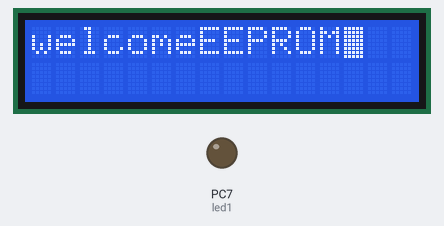
The program below on a simulated ATmega32, built with avr-gcc and emulated at 16 MHz. Shown: 16×2 character LCD, output pins drawn as LEDs (lit = HIGH). Wiring (inferred from the names in the program): 24Cxx EEPROM at I2C address 0x50. Wiring (inferred from the signals the program sends): character LCD (HD44780): RS PB1; R/W PB2; E PB3; data PA4, PA5, PA6, PA7. EEPROM starts erased; pins used as bus, display or sensor lines are not drawn. At 1.1 s the program stops and its outputs stay as they are.

Above: at 0.2 s.
At 1.2 s:
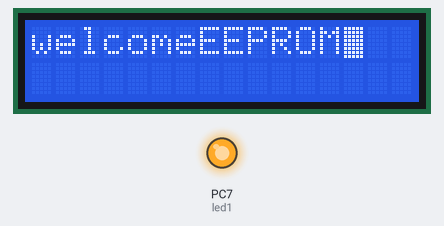
Timing chart, 0 to 2.6 s (numbered marks = the images above):
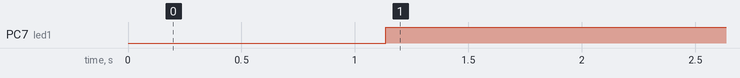

The program:

main.c
```c
/*
 * main.c
 *
 *  Created on: Mar 11, 2022
 *      Author: Dell
 */
#include"LIB/LSTD_TYPES.h"
#include"MCAL/MDIO/MDIO_Interface.h"
#include"MCAL/MTWI/MI2C_Interface.h"
#include"HAL/HEEPROM/HEEPROM_Interface.h"
#include"HAL/HLED/HLED_Interface.h"
#include"HAL/HCLCD/HCLCD_Config.h"
#include"HAL/HCLCD/HCLCD_Interface.h"
#define F_CPU 16000000UL
#include<util/delay.h>

LED_T led1={MDIO_PORTC,PIN7,ACTIVE_HIGH};
int main(void)
{
	/*LCD PIN initialize*/
	MDIO_Errorstate_SetPinDirection(MDIO_PORTA,PIN4,PIN_OUTPUT);
	MDIO_Errorstate_SetPinDirection(MDIO_PORTA,PIN5,PIN_OUTPUT);
	MDIO_Errorstate_SetPinDirection(MDIO_PORTA,PIN6,PIN_OUTPUT);
	MDIO_Errorstate_SetPinDirection(MDIO_PORTA,PIN7,PIN_OUTPUT);
	MDIO_Errorstate_SetPinDirection(HCLCD_ControlPort,RS_PIN,PIN_OUTPUT);
	MDIO_Errorstate_SetPinDirection(HCLCD_ControlPort,RW_PIN,PIN_OUTPUT);
	MDIO_Errorstate_SetPinDirection(HCLCD_ControlPort,E_PIN,PIN_OUTPUT);
	/*LCD initialize*/
	HAL_VidHCLCD_4BitModeInit();
	HAL_VidHCLCD_4BitModeWriteString((uint8*)"welcomeEEPROM");
	_delay_ms(1000);

	uint8 Loc_uint8data;
//	uint8 Loc_uint8data1;
	HLED_Errorstate_Led_Init(&led1);
	MTWI_VidInitMaster(0);
	HEEPROM_VidSendDataByte(0,0,100);
	Loc_uint8data=HEEPROM_VidReadDataByte(0,0);
	//HEEPROM_VidSendDataByte(1,1,100);
	//Loc_uint8data1=HEEPROM_VidReadDataByte(1,1);
	while(1)
	{
		if(Loc_uint8data==10)
			{

			}
			else
			{
				HLED_Errorstate_Led_On(&led1);
				HAL_VidHCLCD_4BitModeWriteString(Loc_uint8data);
				/*Do Nothing*/
			}
	}
}
```

HCLCD_Config.h
```c
/*
 * HCLCD_Config.h
 *
 *
 */

#ifndef HAL_HCLCD_HCLCD_CONFIG_H_
#define HAL_HCLCD_HCLCD_CONFIG_H_

/*Control Port Options:
 * 1- MDIO_PORTA
 * 2- MDIO_PORTB
 * 3- MDIO_PORTC
 * 4- MDIO_PORTD*/

#define HCLCD_ControlPort  MDIO_PORTB

/*Control Pins Options:
 * PIN0:PIN7
 */
#define RS_PIN     PIN1
#define RW_PIN     PIN2
#define E_PIN      PIN3

/*Data Port Options:
 * 1- MDIO_PORTA
 * 2- MDIO_PORTB
 * 3- MDIO_PORTC
 * 4- MDIO_PORTD*/
#define HCLCD_DataPort   MDIO_PORTA

/*Function set Options:
 * 1- FUNCTIONSET_4BITMODE_2LINES
 * 2- FUNCTIONSET_4BITMODE_1LINES
 * 3- FUNCTIONSET_8BITMODE_2LINES
 * 4- FUNCTIONSET_8BITMODE_1LINES
 */
#define SET_FUNCTIONSET   FUNCTIONSET_4BITMODE_2LINES

/*Display On/Off Options:
 * 1- DISPLAYON_CURSORON_BLINKING
 * 2- DISPLAYON_CURSORON_NOBLINKING
 * 3- DISPLAYON_CURSOROFF
 * 4- DISPLAYOFF
 */
#define SET_DISPLAYON_OFF   DISPLAYON_CURSORON_BLINKING

#define SET_DISPALYCLEAR     DISPLAY_CLEAR

/*Entry Mode Options:
 * 1- ENTRYMODE_INCREASE_SHIFT
 * 2- ENTRYMODE_INCREASE_NOSHIFT
 * 3- ENTRYMODE_DECREASE_SHIFT
 * 4- ENTRYMODE_DECREASE_NOSHIFT
 */
#define SET_ENTRYMODE    ENTRYMODE_INCREASE_NOSHIFT

#endif /* HAL_HCLCD_HCLCD_CONFIG_H_ */
```

HCLCD_Config.h
```c
/*
 * HCLCD_Config.h
 *
 *
 */

#ifndef HAL_HCLCD_HCLCD_CONFIG_H_
#define HAL_HCLCD_HCLCD_CONFIG_H_

/*Control Port Options:
 * 1- MDIO_PORTA
 * 2- MDIO_PORTB
 * 3- MDIO_PORTC
 * 4- MDIO_PORTD*/

#define HCLCD_ControlPort  MDIO_PORTB

/*Control Pins Options:
 * PIN0:PIN7
 */
#define RS_PIN     PIN1
#define RW_PIN     PIN2
#define E_PIN      PIN3

/*Data Port Options:
 * 1- MDIO_PORTA
 * 2- MDIO_PORTB
 * 3- MDIO_PORTC
 * 4- MDIO_PORTD*/
#define HCLCD_DataPort   MDIO_PORTA

/*Function set Options:
 * 1- FUNCTIONSET_4BITMODE_2LINES
 * 2- FUNCTIONSET_4BITMODE_1LINES
 * 3- FUNCTIONSET_8BITMODE_2LINES
 * 4- FUNCTIONSET_8BITMODE_1LINES
 */
#define SET_FUNCTIONSET   FUNCTIONSET_4BITMODE_2LINES

/*Display On/Off Options:
 * 1- DISPLAYON_CURSORON_BLINKING
 * 2- DISPLAYON_CURSORON_NOBLINKING
 * 3- DISPLAYON_CURSOROFF
 * 4- DISPLAYOFF
 */
#define SET_DISPLAYON_OFF   DISPLAYON_CURSORON_BLINKING

#define SET_DISPALYCLEAR     DISPLAY_CLEAR

/*Entry Mode Options:
 * 1- ENTRYMODE_INCREASE_SHIFT
 * 2- ENTRYMODE_INCREASE_NOSHIFT
 * 3- ENTRYMODE_DECREASE_SHIFT
 * 4- ENTRYMODE_DECREASE_NOSHIFT
 */
#define SET_ENTRYMODE    ENTRYMODE_INCREASE_NOSHIFT

#endif /* HAL_HCLCD_HCLCD_CONFIG_H_ */
```

HCLCD_Interface.h
```c
/*
 * HCLCD_Interface.h
 *
 *
 */

#ifndef HAL_HCLCD_HCLCD_INTERFACE_H_
#define HAL_HCLCD_HCLCD_INTERFACE_H_

void HAL_VidHCLCD_4BitModeSendCommand(uint8 Copy_uint8Command);
void HAL_VidHCLCD_4BitModeWriteChar(uint8 Copy_uint8Char);
void HAL_VidHCLCD_4BitModeInit(void);
void HAL_VidHCLCD_4BitModeWriteString(uint8* copy_uint8String);
void HAL_VidHCLCD_4BitModeWriteNumber(uint32  copy_uint32Number);
void HAL_VidHCLCD_4BitModeSetPosition(uint8 copy_uint8LineNum,uint8 copy_uint8LinePosition);

#endif /* HAL_HCLCD_HCLCD_INTERFACE_H_ */
```

HCLCD_Program.c
```c
/*
 * HCLCD_Program.c
 *
 *  Created on: Jan 21, 2022
 *      Author: gerges
 */


#include"../../LIB/LSTD_TYPES.h"
#include"../../MCAL/MDIO/MDIO_Interface.h"
#include"HCLCD_Private.h"
#include"HCLCD_Config.h"
#define F_CPU   16000000UL
#include"util/delay.h"

void HAL_VidHCLCD_4BitModeWriteCommand(uint8 Copy_uint8Command)
{
	/*Select Command Register-->LOW*/
	MDIO_Errorstate_SetPinValue(HCLCD_ControlPort,RS_PIN,PIN_LOW);
	/*Select Write Mode*/
	MDIO_Errorstate_SetPinValue(HCLCD_ControlPort,RW_PIN,PIN_LOW);
	/*Send Command*/
	MDIO_Errorstate_Set4MostBits(HCLCD_DataPort,Copy_uint8Command);
	/*LCD Enable*/
	MDIO_Errorstate_SetPinValue(HCLCD_ControlPort,E_PIN,PIN_HIGH);
	_delay_ms(2);
	MDIO_Errorstate_SetPinValue(HCLCD_ControlPort,E_PIN,PIN_LOW);
}
void HAL_VidHCLCD_4BitModeWriteChar(uint8 Copy_uint8Char)
{
	/*Select Data Register-->HIGH*/
	MDIO_Errorstate_SetPinValue(HCLCD_ControlPort,RS_PIN,PIN_HIGH);
	/*Select Write Mode*/
	MDIO_Errorstate_SetPinValue(HCLCD_ControlPort,RW_PIN,PIN_LOW);
	/*Send 4 Most Bits of Data*/
	MDIO_Errorstate_Set4MostBits(HCLCD_DataPort,(Copy_uint8Char&0xF0));
	/*LCD Enable*/
	MDIO_Errorstate_SetPinValue(HCLCD_ControlPort,E_PIN,PIN_HIGH);
	_delay_ms(2);
	MDIO_Errorstate_SetPinValue(HCLCD_ControlPort,E_PIN,PIN_LOW);
	/*Send 4 Least Bits of Data*/
	MDIO_Errorstate_Set4MostBits(HCLCD_DataPort,(Copy_uint8Char<<4));
	/*LCD Enable*/
	MDIO_Errorstate_SetPinValue(HCLCD_ControlPort,E_PIN,PIN_HIGH);
	_delay_ms(2);
	MDIO_Errorstate_SetPinValue(HCLCD_ControlPort,E_PIN,PIN_LOW);
}
void HAL_VidHCLCD_4BitModeInit(void)
{
	/*Wait 30ms*/
	_delay_ms(30);
	/*send Function set command*/
	HAL_VidHCLCD_4BitModeWriteCommand((SET_FUNCTIONSET&0xF0));
	HAL_VidHCLCD_4BitModeWriteCommand((SET_FUNCTIONSET&0xF0));
	HAL_VidHCLCD_4BitModeWriteCommand((SET_FUNCTIONSET<<4));
	_delay_ms(1);
	/*Send Display on off command*/
	HAL_VidHCLCD_4BitModeWriteCommand((SET_DISPLAYON_OFF&0xF0));
	HAL_VidHCLCD_4BitModeWriteCommand((SET_DISPLAYON_OFF<<4));
	_delay_ms(1);
	/*Send Display Clear command*/
	HAL_VidHCLCD_4BitModeWriteCommand((SET_DISPALYCLEAR&0xF0));
	HAL_VidHCLCD_4BitModeWriteCommand((SET_DISPALYCLEAR<<4));
	_delay_ms(2);
	/*Send Entry Mode command*/
	HAL_VidHCLCD_4BitModeWriteCommand((SET_ENTRYMODE&0xF0));
	HAL_VidHCLCD_4BitModeWriteCommand((SET_ENTRYMODE<<4));
}
void HAL_VidHCLCD_4BitModeSendCommand(uint8 Copy_uint8Command)
{
	HAL_VidHCLCD_4BitModeWriteCommand((Copy_uint8Command&0xF0));
	HAL_VidHCLCD_4BitModeWriteCommand((Copy_uint8Command<<4));
}
/*AMIT'\0'*/
void HAL_VidHCLCD_4BitModeWriteString(uint8 *Copy_uint8String)
{
	uint8 Loc_uint8Count=0;
	while(Copy_uint8String[Loc_uint8Count]!='\0')
	{
		HAL_VidHCLCD_4BitModeWriteChar(Copy_uint8String[Loc_uint8Count]);
		Loc_uint8Count++;
	}
}
/*1234*/
void HAL_VidHCLCD_4BitModeWriteNumber(uint32 Copy_uint32Number)
{
	uint8 Loc_uint8Digits[16];
	sint8 Loc_sint8Count=0;

	if(Copy_uint32Number==0)
	{
		HAL_VidHCLCD_4BitModeWriteChar(0+48);
	}
	else
	{
		while(Copy_uint32Number!=0)
		{
			Loc_uint8Digits[Loc_sint8Count]=Copy_uint32Number%10;
			Copy_uint32Number/=10;
			Loc_sint8Count++;
		}
		Loc_sint8Count-=1;
		while(Loc_sint8Count>=0)
		{
			HAL_VidHCLCD_4BitModeWriteChar(Loc_uint8Digits[Loc_sint8Count]+48);
			Loc_sint8Count--;
		}
	}
}
void HAL_VidHCLCD_4BitModeSetPosition(uint8 Copy_uint8LineNum,uint8 Copy_uint8Position)
{
	if(Copy_uint8LineNum==1)
	{
		HAL_VidHCLCD_4BitModeSendCommand(128+Copy_uint8Position);
	}
	else if(Copy_uint8LineNum==2)
	{
		HAL_VidHCLCD_4BitModeSendCommand(192+Copy_uint8Position);
	}
	else
	{
		/*Do Nothing*/
	}
}
```

HEEPROM_Interface.h
```c
/*
 * HEPPROM_Interface.h
 *
 *  Created on: Mar 11, 2022
 *      Author: Dell
 */

#ifndef HAL_HEEPROM_HEEPROM_INTERFACE_H_
#define HAL_HEEPROM_HEEPROM_INTERFACE_H_

void HEEPROM_VidSendDataByte(uint8 copy_uint8PageNumber,uint8 copy_uint8LocationAddress, uint8 copy_uint8Data);
uint8 HEEPROM_VidReadDataByte(uint8 copy_uint8PageNumber,uint8 copy_uint8LocationAddress);

#endif /* HAL_HEEPROM_HEEPROM_INTERFACE_H_ */
```

HEEPROM_Program.c
```c
/*
 * HEPPROM_Program.c
 *
 *  Created on: Mar 11, 2022
 *      Author: Dell
 */

#ifndef HAL_HEPPROM_HEPPROM_PROGRAM_C_
#define HAL_HEPPROM_HEPPROM_PROGRAM_C_

#include"../../LIB/LSTD_TYPES.h"
#include"../../MCAL/MTWI/MI2C_Interface.h"
#include<util/delay.h>

#include "HEEPROM_Private.h"

void HEEPROM_VidSendDataByte(uint8 copy_uint8PageNumber,uint8 copy_uint8LocationAddress, uint8 copy_uint8Data)
{
	/*Handle EEPROM Address*/
	uint8 Loc_uint8SlaveAddress;
	Loc_uint8SlaveAddress=EEPROM_FIXEDADDRESS|(copy_uint8PageNumber);
	/*send Start Condition*/
	MTWI_SendSatrtCondition();
	/*Send SlA(EEPROM Add +Page number) with write*/
	MTWI_SendSalveAddressWithWrite(Loc_uint8SlaveAddress);
	/*Send Location Addressed*/
	MTWI_MasterWriteDataByte(copy_uint8LocationAddress);
	/*Send Data*/
	MTWI_MasterWriteDataByte(copy_uint8Data);
	/*Stop Condition*/
	MTWI_SendStopCondtion();
	/*Data Sheet*/
	_delay_ms(10);
}

uint8 HEEPROM_VidReadDataByte(uint8 copy_uint8PageNumber,uint8 copy_uint8LocationAddress)
{
	uint8 Loc_uint8Data;
	/*Handle EEPROM Address*/
	uint8 Loc_uint8SlaveAddress;
	Loc_uint8SlaveAddress=EEPROM_FIXEDADDRESS|(copy_uint8PageNumber);
	/*send Start Condition*/
	MTWI_SendSatrtCondition();
	/*Send SlA(EEPROM Add +Page number) with write*/
	MTWI_SendSalveAddressWithWrite(Loc_uint8SlaveAddress);
	/*Send Location Address*/
	MTWI_MasterWriteDataByte(copy_uint8LocationAddress);
	/*Send Repeated Start*/
	MTWI_SendSatrtRepeatedCondition();
	/*Send SlA(EEPROM Add +Page number) with write*/
	MTWI_SendSalveAddressWithRead(Loc_uint8SlaveAddress);
	/*Read Data*/
	MTWI_MasterReadDataByte(&Loc_uint8Data);
	/*Stop Condition*/
	MTWI_SendStopCondtion();
	return Loc_uint8Data;
}

#endif /* HAL_HEPPROM_HEPPROM_PROGRAM_C_ */
```

HLED_Interface.h
```c
/*
 * HLED.Interface.h
 *
 *  Created on: Jan 17, 2022
 *      Author: Dell
 */

#ifndef HAL_HLED_HLED_INTERFACE_H_
#define HAL_HLED_HLED_INTERFACE_H_


#define ACTIVE_HIGH 1
#define ACTIVE_LOW  0


typedef struct
{
	uint8 LedPort;
	uint8 LedPin;
	uint8 LedActiveState;
}LED_T;

ErrorState HLED_Errorstate_Led_Init(LED_T* copy_LED_object);
ErrorState HLED_Errorstate_Led_On(LED_T* copy_LED_object);
ErrorState HLED_Errorstate_Led_Off(LED_T* copy_LED_object);
ErrorState HLED_Errorstate_Led_Toggle(LED_T* copy_LED_object);

#endif /* HAL_HLED_HLED_INTERFACE_H_ */
```

HLED_Program.c
```c
/*
 * HLED.Program.c
 *
 *  Created on: Jan 17, 2022
 *      Author: Dell
 */

#include "../../LIB/LSTD_TYPES.h"
#include "../../MCAL/MDIO/MDIO_Interface.h"
#include "HLED_Interface.h"


/*******led initialize       ***********/

ErrorState HLED_Errorstate_Led_Init( LED_T* copy_LED_object)
{
	ErrorState Loc_ErrorState_Error_state=OK;
	Loc_ErrorState_Error_state = MDIO_Errorstate_SetPinDirection(copy_LED_object->LedPort,copy_LED_object->LedPin,PIN_OUTPUT);
		return Loc_ErrorState_Error_state;
}

/********* led on              ***********/
ErrorState HLED_Errorstate_Led_On(LED_T* copy_LED_object)
{
	ErrorState Loc_ErrorState_Error_state=OK;

	if(copy_LED_object->LedActiveState==ACTIVE_HIGH)
	{
		MDIO_Errorstate_SetPinValue(copy_LED_object->LedPort,copy_LED_object->LedPin,PIN_HIGH);
	}
	else if(copy_LED_object->LedActiveState==ACTIVE_LOW)
	{
		MDIO_Errorstate_SetPinValue(copy_LED_object->LedPort,copy_LED_object->LedPin,PIN_LOW);
	}
	else
	{
		Loc_ErrorState_Error_state=NOK;
	}

	return Loc_ErrorState_Error_state;
	}

/***                        leed off                  ****/
	ErrorState HLED_Errorstate_Led_Off(LED_T* copy_LED_object)
	{
		ErrorState Loc_ErrorState_Error_state=OK;

		if(copy_LED_object->LedActiveState==ACTIVE_HIGH)
		{
			MDIO_Errorstate_SetPinValue(copy_LED_object->LedPort,copy_LED_object->LedPin,PIN_LOW);
		}
		else if(copy_LED_object->LedActiveState==ACTIVE_LOW)
		{
			MDIO_Errorstate_SetPinValue(copy_LED_object->LedPort,copy_LED_object->LedPin,PIN_HIGH);
		}
		else
		{
			Loc_ErrorState_Error_state=NOK;
		}

		return Loc_ErrorState_Error_state;
		}

	ErrorState HLED_Errorstate_Led_Toggle(LED_T* copy_LED_object)
	{
		static uint8 flag=0; // imp
		ErrorState Loc_ErrorState_Error_state=OK;
		if(flag==0)
		{
			MDIO_Errorstate_SetPinValue(copy_LED_object->LedPort,copy_LED_object->LedPin,PIN_HIGH);
			flag=1;
		}
		else if(flag==1)
		{

			MDIO_Errorstate_SetPinValue(copy_LED_object->LedPort,copy_LED_object->LedPin,PIN_LOW);
			flag=0;
		}
		else
		{
			/*do nothing*/
		}
		return Loc_ErrorState_Error_state;
	}
```

HCLCD_Program.c
```c
/*
 * HCLCD_Program.c
 *
 *  Created on: Jan 21, 2022
 *      Author: gerges
 */


#include"../../LIB/LSTD_TYPES.h"
#include"../../MCAL/MDIO/MDIO_Interface.h"
#include"HCLCD_Private.h"
#include"HCLCD_Config.h"
#define F_CPU   16000000UL
#include"util/delay.h"

void HAL_VidHCLCD_4BitModeWriteCommand(uint8 Copy_uint8Command)
{
	/*Select Command Register-->LOW*/
	MDIO_Errorstate_SetPinValue(HCLCD_ControlPort,RS_PIN,PIN_LOW);
	/*Select Write Mode*/
	MDIO_Errorstate_SetPinValue(HCLCD_ControlPort,RW_PIN,PIN_LOW);
	/*Send Command*/
	MDIO_Errorstate_Set4MostBits(HCLCD_DataPort,Copy_uint8Command);
	/*LCD Enable*/
	MDIO_Errorstate_SetPinValue(HCLCD_ControlPort,E_PIN,PIN_HIGH);
	_delay_ms(2);
	MDIO_Errorstate_SetPinValue(HCLCD_ControlPort,E_PIN,PIN_LOW);
}
void HAL_VidHCLCD_4BitModeWriteChar(uint8 Copy_uint8Char)
{
	/*Select Data Register-->HIGH*/
	MDIO_Errorstate_SetPinValue(HCLCD_ControlPort,RS_PIN,PIN_HIGH);
	/*Select Write Mode*/
	MDIO_Errorstate_SetPinValue(HCLCD_ControlPort,RW_PIN,PIN_LOW);
	/*Send 4 Most Bits of Data*/
	MDIO_Errorstate_Set4MostBits(HCLCD_DataPort,(Copy_uint8Char&0xF0));
	/*LCD Enable*/
	MDIO_Errorstate_SetPinValue(HCLCD_ControlPort,E_PIN,PIN_HIGH);
	_delay_ms(2);
	MDIO_Errorstate_SetPinValue(HCLCD_ControlPort,E_PIN,PIN_LOW);
	/*Send 4 Least Bits of Data*/
	MDIO_Errorstate_Set4MostBits(HCLCD_DataPort,(Copy_uint8Char<<4));
	/*LCD Enable*/
	MDIO_Errorstate_SetPinValue(HCLCD_ControlPort,E_PIN,PIN_HIGH);
	_delay_ms(2);
	MDIO_Errorstate_SetPinValue(HCLCD_ControlPort,E_PIN,PIN_LOW);
}
void HAL_VidHCLCD_4BitModeInit(void)
{
	/*Wait 30ms*/
	_delay_ms(30);
	/*send Function set command*/
	HAL_VidHCLCD_4BitModeWriteCommand((SET_FUNCTIONSET&0xF0));
	HAL_VidHCLCD_4BitModeWriteCommand((SET_FUNCTIONSET&0xF0));
	HAL_VidHCLCD_4BitModeWriteCommand((SET_FUNCTIONSET<<4));
	_delay_ms(1);
	/*Send Display on off command*/
	HAL_VidHCLCD_4BitModeWriteCommand((SET_DISPLAYON_OFF&0xF0));
	HAL_VidHCLCD_4BitModeWriteCommand((SET_DISPLAYON_OFF<<4));
	_delay_ms(1);
	/*Send Display Clear command*/
	HAL_VidHCLCD_4BitModeWriteCommand((SET_DISPALYCLEAR&0xF0));
	HAL_VidHCLCD_4BitModeWriteCommand((SET_DISPALYCLEAR<<4));
	_delay_ms(2);
	/*Send Entry Mode command*/
	HAL_VidHCLCD_4BitModeWriteCommand((SET_ENTRYMODE&0xF0));
	HAL_VidHCLCD_4BitModeWriteCommand((SET_ENTRYMODE<<4));
}
void HAL_VidHCLCD_4BitModeSendCommand(uint8 Copy_uint8Command)
{
	HAL_VidHCLCD_4BitModeWriteCommand((Copy_uint8Command&0xF0));
	HAL_VidHCLCD_4BitModeWriteCommand((Copy_uint8Command<<4));
}
/*AMIT'\0'*/
void HAL_VidHCLCD_4BitModeWriteString(uint8 *Copy_uint8String)
{
	uint8 Loc_uint8Count=0;
	while(Copy_uint8String[Loc_uint8Count]!='\0')
	{
		HAL_VidHCLCD_4BitModeWriteChar(Copy_uint8String[Loc_uint8Count]);
		Loc_uint8Count++;
	}
}
/*1234*/
void HAL_VidHCLCD_4BitModeWriteNumber(uint32 Copy_uint32Number)
{
	uint8 Loc_uint8Digits[16];
	sint8 Loc_sint8Count=0;

	if(Copy_uint32Number==0)
	{
		HAL_VidHCLCD_4BitModeWriteChar(0+48);
	}
	else
	{
		while(Copy_uint32Number!=0)
		{
			Loc_uint8Digits[Loc_sint8Count]=Copy_uint32Number%10;
			Copy_uint32Number/=10;
			Loc_sint8Count++;
		}
		Loc_sint8Count-=1;
		while(Loc_sint8Count>=0)
		{
			HAL_VidHCLCD_4BitModeWriteChar(Loc_uint8Digits[Loc_sint8Count]+48);
			Loc_sint8Count--;
		}
	}
}
void HAL_VidHCLCD_4BitModeSetPosition(uint8 Copy_uint8LineNum,uint8 Copy_uint8Position)
{
	if(Copy_uint8LineNum==1)
	{
		HAL_VidHCLCD_4BitModeSendCommand(128+Copy_uint8Position);
	}
	else if(Copy_uint8LineNum==2)
	{
		HAL_VidHCLCD_4BitModeSendCommand(192+Copy_uint8Position);
	}
	else
	{
		/*Do Nothing*/
	}
}
```

HLED_Interface.h
```c
/*
 * HLED.Interface.h
 *
 *  Created on: Jan 17, 2022
 *      Author: Dell
 */

#ifndef HAL_HLED_HLED_INTERFACE_H_
#define HAL_HLED_HLED_INTERFACE_H_


#define ACTIVE_HIGH 1
#define ACTIVE_LOW  0


typedef struct
{
	uint8 LedPort;
	uint8 LedPin;
	uint8 LedActiveState;
}LED_T;

ErrorState HLED_Errorstate_Led_Init(LED_T* copy_LED_object);
ErrorState HLED_Errorstate_Led_On(LED_T* copy_LED_object);
ErrorState HLED_Errorstate_Led_Off(LED_T* copy_LED_object);
ErrorState HLED_Errorstate_Led_Toggle(LED_T* copy_LED_object);

#endif /* HAL_HLED_HLED_INTERFACE_H_ */
```

HCLCD_Private.h
```c
/*
 * HCLCD_Private.h
 *
 *
 */

#ifndef HAL_HCLCD_HCLCD_PRIVATE_H_
#define HAL_HCLCD_HCLCD_PRIVATE_H_

#define FUNCTIONSET_4BITMODE_2LINES    0b00101000
#define FUNCTIONSET_4BITMODE_1LINES    0b00100100
#define FUNCTIONSET_8BITMODE_2LINES    0b00111000
#define FUNCTIONSET_8BITMODE_1LINES    0b00110100

#define DISPLAYON_CURSORON_BLINKING        0b00001111
#define DISPLAYON_CURSORON_NOBLINKING      0b00001110
#define DISPLAYON_CURSOROFF                0b00001100
#define DISPLAYOFF                         0b00001000

#define DISPLAY_CLEAR       0x01

#define ENTRYMODE_INCREASE_SHIFT      0b00000111
#define ENTRYMODE_DECREASE_SHIFT      0b00000101
#define ENTRYMODE_INCREASE_NOSHIFT    0b00000110
#define ENTRYMODE_DECREASE_NOSHIFT    0b00000100

void HAL_VidHCLCD_4BitModeWriteCommand(uint8 Copy_uint8Command);

#endif /* HAL_HCLCD_HCLCD_PRIVATE_H_ */
```

HEEPROM_Private.h
```c
/*
 * HEPPROM_Private.h
 *
 *  Created on: Mar 11, 2022
 *      Author: Dell
 */

#ifndef HAL_HEEPROM_HEEPROM_PRIVATE_H_
#define HAL_HEEPROM_HEEPROM_PRIVATE_H_

#define EEPROM_FIXEDADDRESS  0b1010000

#endif /* HAL_HEEPROM_HEEPROM_PRIVATE_H_ */
```

MI2C_Config.h
```c
/*
 * MI2C_Config.h
 *
 *  Created on: Mar 9, 2022
 *      Author: Dell
 */

#ifndef MCAL_MTWI_MI2C_CONFIG_H_
#define MCAL_MTWI_MI2C_CONFIG_H_

/*Rate Bit Option
 * 1-*/

#endif /* MCAL_MTWI_MI2C_CONFIG_H_ */
```

Source omitted: HLED_Program.c (2060 bytes), MDIO_Interface.h (1330 bytes), MDIO_Private.h (1019 bytes), MDIO_Program.c (5456 bytes), MI2C_Interface.h (1159 bytes), MI2C_Private.h (377 bytes), MI2C_Program.c (4093 bytes), HCLCD_Private.h (859 bytes), MDIO_Interface.h (1330 bytes), MDIO_Private.h (1019 bytes), MDIO_Program.c (5456 bytes), LBIT_MATH.h (320 bytes) and 4 more

Measured:
- by itself, PC7 (led1): LOW → HIGH at 1.1 s
